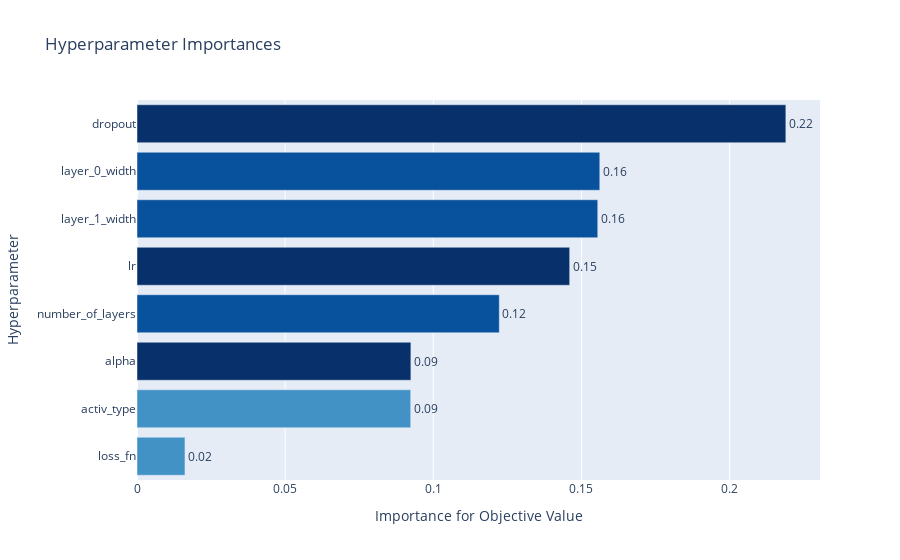

Notebook code cell kept with this figure:
### Code cell
optuna.visualization.plot_param_importances(study)

### Figure 1 — Plotly figure (JSON) as saved in the notebook; plotly's stock layout.template omitted (floating-point values rounded to 4 significant figures)
{"data": [{"cliponaxis": false, "hovertemplate": ["loss_fn (CategoricalDistribution): 0.016190626870773488<extra></extra>", "activ_type (CategoricalDistribution): 0.09237836606065472<extra></extra>", "alpha (UniformDistribution): 0.09243565206413061<extra></extra>", "number_of_layers (IntUniformDistribution): 0.12227517659817119<extra></extra>", "lr (LogUniformDistribution): 0.14603141125424018<extra></extra>", "layer_1_width (IntUniformDistribution): 0.1555054426966658<extra></extra>", "layer_0_width (IntUniformDistribution): 0.1561910165320546<extra></extra>", "dropout (UniformDistribution): 0.2189923079233095<extra></extra>"], "marker": {"color": ["rgb(66,146,198)", "rgb(66,146,198)", "rgb(8,48,107)", "rgb(8,81,156)", "rgb(8,48,107)", "rgb(8,81,156)", "rgb(8,81,156)", "rgb(8,48,107)"]}, "orientation": "h", "text": ["0.016190626870773488", "0.09237836606065472", "0.09243565206413061", "0.12227517659817119", "0.14603141125424018", "0.1555054426966658", "0.1561910165320546", "0.2189923079233095"], "textposition": "outside", "texttemplate": "%{text:.2f}", "type": "bar", "x": [0.01619, 0.09238, 0.09244, 0.1223, 0.146, 0.1555, 0.1562, 0.219], "y": ["loss_fn", "activ_type", "alpha", "number_of_layers", "lr", "layer_1_width", "layer_0_width", "dropout"]}], "layout": {"showlegend": false, "title": {"text": "Hyperparameter Importances"}, "xaxis": {"title": {"text": "Importance for Objective Value"}}, "yaxis": {"title": {"text": "Hyperparameter"}}}}
